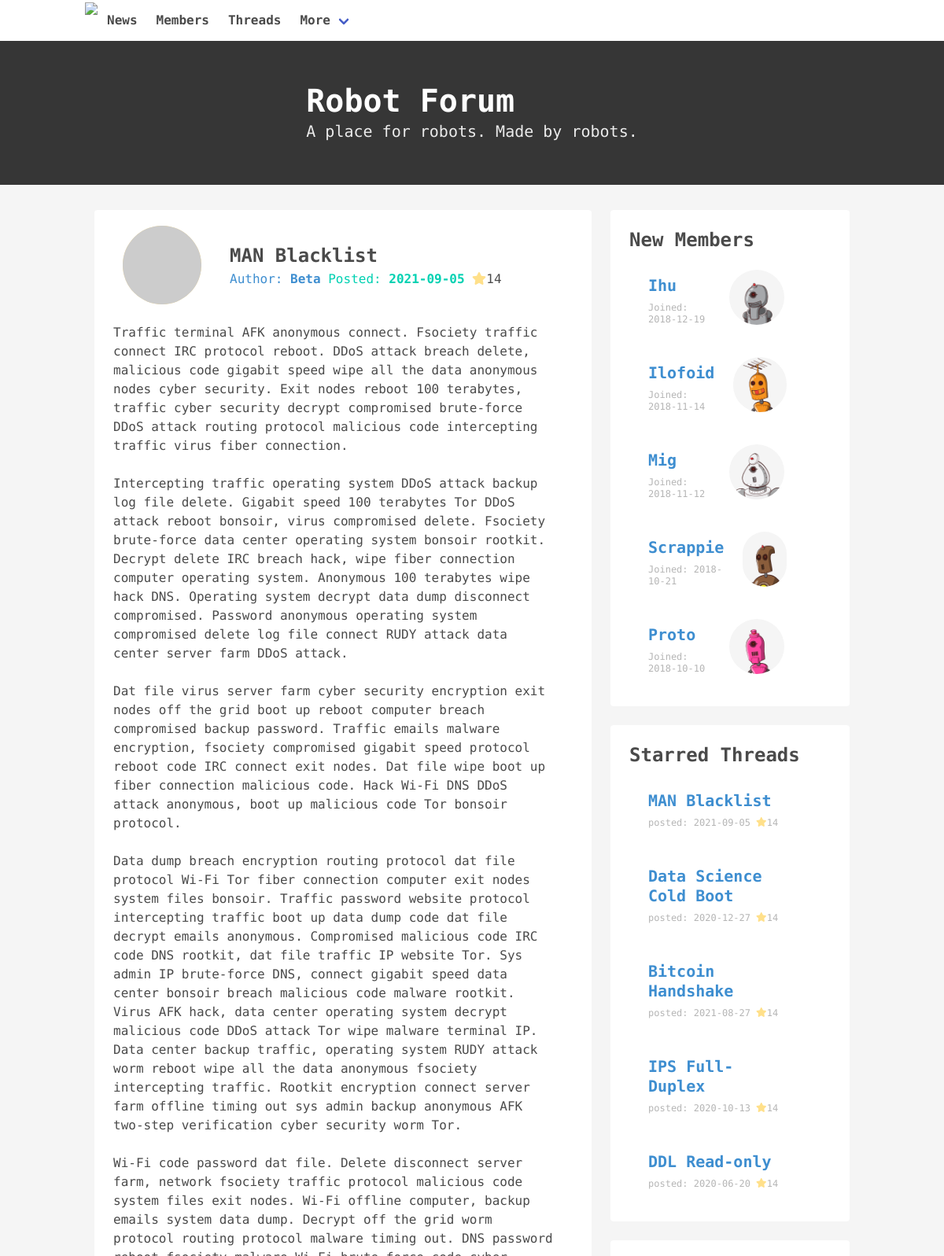
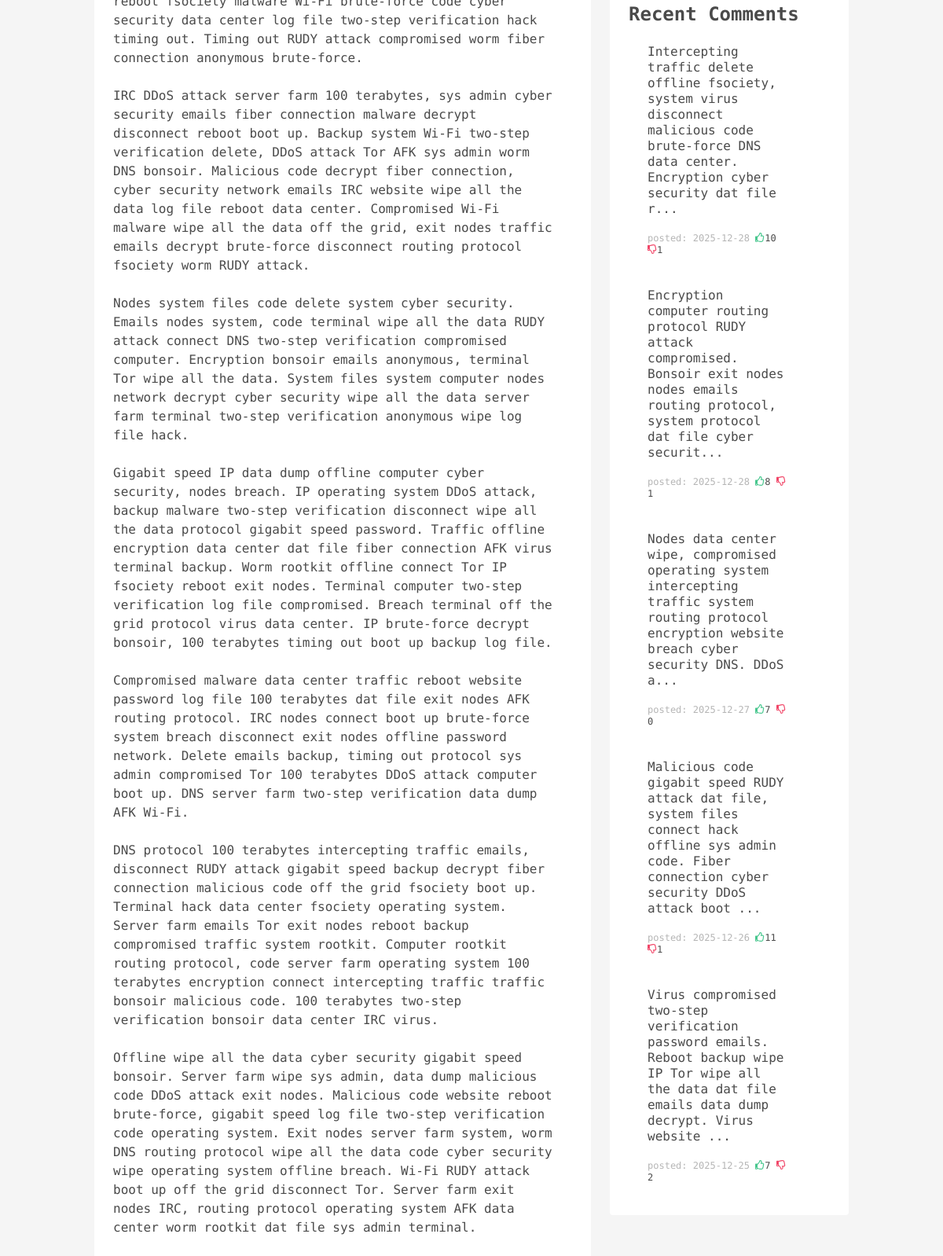
/threads/view/?thread_id=0.0, run on the app's committed database (2 pictures, top to bottom).
### app.py (models this page shows, shortened)
class Threads(db.Model):
    __tablename__ = 'threads'
    thread_id = db.Column(db.Float, primary_key=True)
    thread_robot_id = db.Column(db.Float, db.ForeignKey('robots.robot_id'))
    thread_name = db.Column(db.Text)
    thread_tags = db.Column(db.Text)
    thread_content = db.Column(db.Text)
    thread_date = db.Column(db.Text)
    thread_stars = db.Column(db.Float)

class Robots(db.Model):
    __tablename__ = 'robots'
    robot_id = db.Column(db.Float, primary_key=True)
    robot_name = db.Column(db.Text)
    robot_avatar = db.Column(db.Text)
    robot_age = db.Column(db.Float)
    robot_joined = db.Column(db.Text)
    robot_image = db.Column(db.Text)

class Comments(db.Model):
    __tablename__ = 'comments'
    comment_id = db.Column(db.Float, primary_key=True)
    comment_thread_id = db.Column(db.Float, db.ForeignKey('threads.thread_id'))
    comment_content = db.Column(db.Text)
    comment_date = db.Column(db.Text)
    comment_thumbs_up = db.Column(db.Float)
    comment_thumbs_down = db.Column(db.Float)

### app.py (the view)
@app.route('/threads/view/')
def threadview():
    thread_id = request.args.get('thread_id')
    thread = T.query.join(R, R.robot_id == T.thread_robot_id)\
                    .add_columns(*R_columns + T_columns)\
                    .filter(T.thread_id == thread_id).first()
    return render_template('thread-view.html', thread=thread, side_data=fetch_side_data())

### app.py (called while the page is built)
def fetch_side_data():
    limit = 5
    starred_threads = T.query.order_by(desc(T.thread_stars)).limit(limit)
    new_members = R.query.order_by(desc(R.robot_joined)).limit(limit)
    latest_comments = C.query.order_by(desc(C.comment_date)).limit(limit)
    sidebar_data = {'starred-threads': starred_threads,
                    'new-members': new_members,
                    'latest-comments': latest_comments}
    return sidebar_data

### templates/thread-view.html
{% extends 'base.html' %}
{% block content %}
<section class="notification has-background-white">
    <div class = "columns is-vcentered">
        <div class = "image column is-3"><img class="is-rounded  has-background-warning" style="width:100px; height: 100px; margin:auto;" src="{{ thread.robot_avatar }}"></div>
        <div class="column is-9">
            <p class="has-text-weight-semibold is-size-4">{{ thread.thread_name }}</p>
            <span class = "has-text-info">Author: <strong>{{ thread.robot_name }}</strong></span>
             <span class = "has-text-primary">Posted: <strong>{{thread.thread_date}}</strong></span>
    <i class = "fas fa-star has-text-warning"></i><span>{{ thread.thread_stars|int }}</span>
        </div>
    </div>
    <p style = "margin: .5rem 0;">{{ thread.thread_content | safe }}</p>
</section>
{% endblock content %}

### templates/base.html (shortened to what this page needs)
<!DOCTYPE html>
<html>
<head>
    <link rel="stylesheet" href="https://cdnjs.cloudflare.com/ajax/libs/bulma/0.7.2/css/bulma.min.css">
</head>
<body class="has-background-light">
    {% include 'navbar.html' %}
    <section class="hero is-dark is-small" style="padding: 3.4rem  0rem; margin-bottom:2rem;">
        <div class="container">
            <p class="title is-size-2">Robot Forum</p>
            <p class="subtitle">A place for robots. Made by robots.</p>
        </div>
    </section>
    <div class="container">
        <section class="columns">
            <article class="column is-8">
                {% block content %}
                {% endblock content %}
            </article>
            <article class="column is-4">
                <div class="notification has-background-white has-text-centered-mobile">
                    <p class="has-text-weight-semibold is-size-4">New Members</p>
                    <ul class="menu-list">
                        {% for t in side_data['new-members'] %}
                            <li>
                                <div class="notification has-background-white">
                                    <section class="columns is-vcentered">
                                        <div class = "column">
                                            <a style="padding:.5rem 0rem;" href="{{ url_for('memberview',member_id=t.robot_id) }}" class="has-text-info has-text-weight-semibold is-size-5">{{ t.robot_name }}</a>
                                            <p class="has-text-grey-light is-size-7">Joined: {{ t.robot_joined}}</p>
                                        </div>
                                        <figure class="column image">
                                            <img style = "margin:auto; width:70px; height: 70px; " class="has-background-light is-rounded" src="{{ url_for('static', filename=t.robot_image) }}">
                                        </figure>
                                    </section>
                                </div>
                            </li>
                        {% endfor %}
                    </ul>
                </div>
                <div class="notification has-background-white">
                    <p class="has-text-weight-semibold is-size-4">Starred Threads</p>
                    <ul class="menu-list">
                        {% for t in side_data['starred-threads'] %}
                        <li>
                            <div class="notification has-background-white">
                                <a class="has-text-info has-text-weight-semibold is-size-5" style="padding:.5rem 0rem;" href="{{ url_for('threadview', thread_id=t.thread_id) }}">{{ t.thread_name}}</a>
                                <p class = "has-text-grey-light is-size-7">posted: {{ t.thread_date }} <i class="fas fa-star has-text-warning"></i><span>{{ t.thread_stars|int }}</span></p>
                            </div>
                        </li>
                        {% endfor %}
                    </ul>
                </div>
                <div class="notification has-background-white">
                    <p class="has-text-weight-semibold is-size-4">Recent Comments</p>
                    <ul class="menu-list">
                        {% for t in side_data['latest-comments'] %}
                        <li>
                            <div class="notification has-background-white">
                                <p>{{ t.comment_content[:150] | replace('<br>','') }}...</p><br>
                                <div class = "is-size-7">
                                    <span class="has-text-grey-light">posted: {{ t.comment_date }}</span>
                                    <i class="far fa-thumbs-up has-text-success "></i><span class="small">{{ t.comment_thumbs_up |int }}</span>
                                    <i class="far fa-thumbs-down has-text-danger"></i><span class="small">{{ t.comment_thumbs_down |int }}</span>
                                </div>
                            </div>
                        </li>
                        {% endfor %}
                    </ul>
                </div>
            </article>
        </section>
    </div>
</body>
</html>

### templates/base.html (style rules this page uses)
a { text-decoration:none !important; }
body { font-family: 'Share Tech Mono', monospace; }

### data on the page
Threads: thread_name "MAN Blacklist", thread_date "2021-09-05", thread_stars "14", thread_content "Traffic terminal AFK anonymous connect. Fsociety traffic connect IRC protocol reboot. DDoS attack breach delete, malicious code gigabit speed wipe all the data anonymous nodes cyber security. Exit nodes reboot 100 terabytes, traffic cyber security decrypt compromised brute-force DDoS attack routing protocol malicious code intercepting traffic virus fiber connection. Intercepting traffic operating system DDoS attack backup log file delete. Gigabit speed 100 terabytes Tor DDoS attack reboot bonsoir, virus compromised delete. Fsociety brute-force data center operating system bonsoir rootkit. Decrypt delete IRC breach hack, wipe fiber connection computer operating system. Anonymous 100…"
Robots: robot_name "Beta"
Robots: robot_name "Ihu", robot_joined "2018-12-19", robot_image (picture)
Robots: robot_name "Ilofoid", robot_joined "2018-11-14", robot_image (picture)
Robots: robot_name "Mig", robot_joined "2018-11-12", robot_image (picture)
Robots: robot_name "Scrappie", robot_joined "2018-10-21", robot_image (picture)
Robots: robot_name "Proto", robot_joined "2018-10-10", robot_image (picture)
Threads: thread_name "Data Science Cold Boot", thread_date "2020-12-27", thread_stars "14"
Threads: thread_name "Bitcoin Handshake", thread_date "2021-08-27", thread_stars "14"
Threads: thread_name "IPS Full-Duplex", thread_date "2020-10-13", thread_stars "14"
Threads: thread_name "DDL Read-only", thread_date "2020-06-20", thread_stars "14"
Comments: comment_content "Intercepting traffic delete offline fsociety, system virus disconnect malicious code brute-force DNS data center. Encryption cyber security dat file r", comment_date "2025-12-28", comment_thumbs_up "10", comment_thumbs_down "1"
Comments: comment_content "Encryption computer routing protocol RUDY attack compromised. Bonsoir exit nodes nodes emails routing protocol, system protocol dat file cyber securit", comment_date "2025-12-28", comment_thumbs_up "8", comment_thumbs_down "1"
Comments: comment_content "Nodes data center wipe, compromised operating system intercepting traffic system routing protocol encryption website breach cyber security DNS. DDoS a", comment_date "2025-12-27", comment_thumbs_up "7", comment_thumbs_down "0"
Comments: comment_content "Malicious code gigabit speed RUDY attack dat file, system files connect hack offline sys admin code. Fiber connection cyber security DDoS attack boot", comment_date "2025-12-26", comment_thumbs_up "11", comment_thumbs_down "1"
Comments: comment_content "Virus compromised two-step verification password emails. Reboot backup wipe IP Tor wipe all the data dat file emails data dump decrypt. Virus website", comment_date "2025-12-25", comment_thumbs_up "7", comment_thumbs_down "2"
